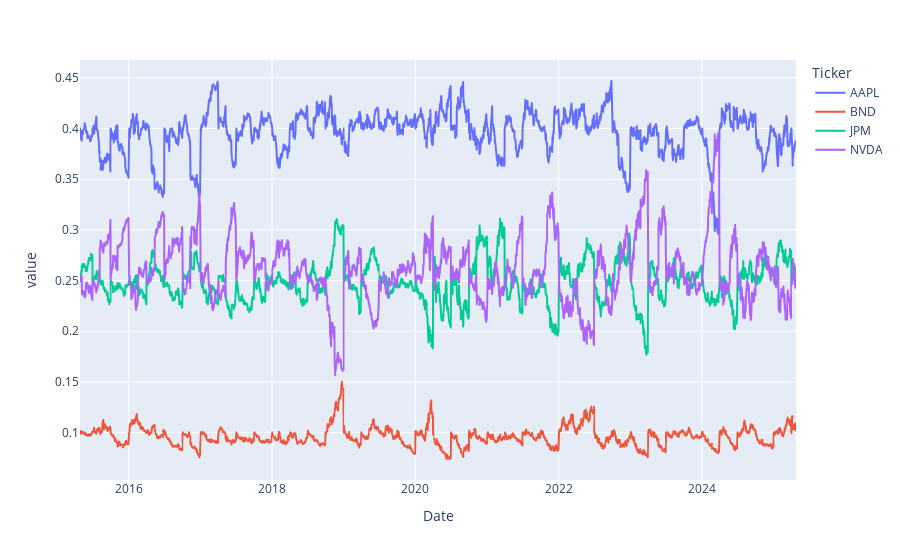

Notebook code for this chart:
### Code cell
pxs = yf.download(["AAPL", "NVDA", "BND", "JPM"], period = "10y", progress = False)["Close"]
rx = pxs.pct_change().dropna()
nw = {"AAPL": 0.4, "BND": 0.1, "JPM": 0.25, "NVDA": 0.25}
px.line(weightsRebalancing(nw, returns_df = rx, rebalance_freq = "QE"))

### Figure 1 — Plotly figure (JSON) as saved in the notebook; plotly's stock layout.template omitted (floating-point values rounded to 4 significant figures; data arrays with more than 128 entries replaced by an {"elided": "..."} marker saying what was removed)
{"data": [{"hovertemplate": "Ticker=AAPL<br>Date=%{x}<br>value=%{y}<extra></extra>", "legendgroup": "AAPL", "line": {"color": "#636efa", "dash": "solid"}, "marker": {"symbol": "circle"}, "mode": "lines", "name": "AAPL", "showlegend": true, "type": "scattergl", "x": {"elided": "2515 str values"}, "xaxis": "x", "y": {"elided": "2515 float values"}, "yaxis": "y"}, {"hovertemplate": "Ticker=BND<br>Date=%{x}<br>value=%{y}<extra></extra>", "legendgroup": "BND", "line": {"color": "#EF553B", "dash": "solid"}, "marker": {"symbol": "circle"}, "mode": "lines", "name": "BND", "showlegend": true, "type": "scattergl", "x": {"elided": "2515 str values"}, "xaxis": "x", "y": {"elided": "2515 float values"}, "yaxis": "y"}, {"hovertemplate": "Ticker=JPM<br>Date=%{x}<br>value=%{y}<extra></extra>", "legendgroup": "JPM", "line": {"color": "#00cc96", "dash": "solid"}, "marker": {"symbol": "circle"}, "mode": "lines", "name": "JPM", "showlegend": true, "type": "scattergl", "x": {"elided": "2515 str values"}, "xaxis": "x", "y": {"elided": "2515 float values"}, "yaxis": "y"}, {"hovertemplate": "Ticker=NVDA<br>Date=%{x}<br>value=%{y}<extra></extra>", "legendgroup": "NVDA", "line": {"color": "#ab63fa", "dash": "solid"}, "marker": {"symbol": "circle"}, "mode": "lines", "name": "NVDA", "showlegend": true, "type": "scattergl", "x": {"elided": "2515 str values"}, "xaxis": "x", "y": {"elided": "2515 float values"}, "yaxis": "y"}], "layout": {"legend": {"title": {"text": "Ticker"}, "tracegroupgap": 0}, "margin": {"t": 60}, "xaxis": {"anchor": "y", "domain": [0, 1], "title": {"text": "Date"}}, "yaxis": {"anchor": "x", "domain": [0, 1], "title": {"text": "value"}}}}
